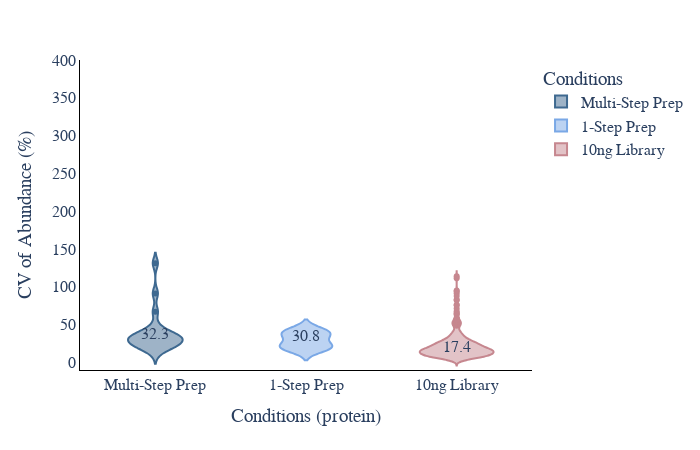

Notebook code cell kept with this figure:
### Code cell
# CV violin plot
plot_options={    
        "median label": "True", #only works for total and MS2, can be found in CV_summary if you set WRITE_OUTPUT = True
        "box": False,
        "X Title": "Conditions (protein)",
        "Y Title": "CV of Abundance (%)",
        "color": ["#3E6990", "#7aa8e6","#C6878F", "#fac8d3","#AABD8C", "#E9E3B4",  "#F39B6D", "#C6878F", "pink",
                  "orange", "brown", "pink", "gray", "olive", "cyan", "black","red",
                  "yellow","green","blue","indigo","violet"],
        "width": 700,
        "height": 450,
        "font": dict(size=16, family="Arial black"),
        "ylimits": [-10, 400],
        "CV mode": "MS2",#grouped, total, MS2, grouped_stacked, stacked
        "Group By X": "Gradient Length", #ID_Mode does MS2 vs MBR
        "Group By Color": "Acquisition Mode",#ID_Mode does MS2 vs MBR
        "Group By Stack": "ID_Mode" #ID_Mode does MS2 vs MBR
    }
plot_options["plot_type"] = 1 # 1 is protein, 2 is peptide
figure, _, _ =CV_plots(data_obj, plot_options, saved_settings,username="20min")
figure.show()

### Figure 1 — Plotly figure (JSON) as saved in the notebook; plotly's stock layout.template omitted (floating-point values rounded to 4 significant figures; data arrays with more than 128 entries replaced by an {"elided": "..."} marker saying what was removed)
{"data": [{"alignmentgroup": "True", "box": {"visible": false}, "hovertemplate": "Conditions=%{x}<br>CV=%{y}<extra></extra>", "legendgroup": "Multi-Step Prep", "marker": {"color": "#3E6990"}, "name": "Multi-Step Prep", "offsetgroup": "Multi-Step Prep", "orientation": "v", "scalegroup": "True", "showlegend": true, "type": "violin", "x": ["Multi-Step Prep", "Multi-Step Prep", "Multi-Step Prep", "Multi-Step Prep", "Multi-Step Prep", "Multi-Step Prep", "Multi-Step Prep", "Multi-Step Prep", "Multi-Step Prep", "Multi-Step Prep", "Multi-Step Prep", "Multi-Step Prep", "Multi-Step Prep", "Multi-Step Prep", "Multi-Step Prep", "Multi-Step Prep", "Multi-Step Prep", "Multi-Step Prep", "Multi-Step Prep", "Multi-Step Prep"], "x0": " ", "xaxis": "x", "y": [12.25, 34.68, 19.94, 30.39, 23.22, 35.19, 27.32, 32.05, 131.3, 39.96, 20.54, 28.02, 39.45, 32.49, 21.91, 23.94, 91.24, 48.0, 67.15, 34.77], "y0": " ", "yaxis": "y"}, {"alignmentgroup": "True", "box": {"visible": false}, "hovertemplate": "Conditions=%{x}<br>CV=%{y}<extra></extra>", "legendgroup": "1-Step Prep", "marker": {"color": "#7aa8e6"}, "name": "1-Step Prep", "offsetgroup": "1-Step Prep", "orientation": "v", "scalegroup": "True", "showlegend": true, "type": "violin", "x": ["1-Step Prep", "1-Step Prep", "1-Step Prep", "1-Step Prep", "1-Step Prep", "1-Step Prep", "1-Step Prep", "1-Step Prep", "1-Step Prep", "1-Step Prep", "1-Step Prep", "1-Step Prep"], "x0": " ", "xaxis": "x", "y": [16.13, 19.1, 39.53, 30.75, 20.98, 20.91, 32.91, 21.49, 43.4, 38.33, 42.04, null], "y0": " ", "yaxis": "y"}, {"alignmentgroup": "True", "box": {"visible": false}, "hovertemplate": "Conditions=%{x}<br>CV=%{y}<extra></extra>", "legendgroup": "10ng Library", "marker": {"color": "#C6878F"}, "name": "10ng Library", "offsetgroup": "10ng Library", "orientation": "v", "scalegroup": "True", "showlegend": true, "type": "violin", "x": {"elided": "582 str values"}, "x0": " ", "xaxis": "x", "y": {"elided": "582 float values"}, "y0": " ", "yaxis": "y"}], "layout": {"annotations": [{"showarrow": false, "text": "30.8", "x": "1-Step Prep", "y": 35.36}, {"showarrow": false, "text": "17.4", "x": "10ng Library", "y": 19.97}, {"showarrow": false, "text": "32.3", "x": "Multi-Step Prep", "y": 37.11}], "font": {"family": "Arial black", "size": 16}, "height": 450, "legend": {"title": {"text": "Conditions"}, "tracegroupgap": 0}, "margin": {"t": 60}, "paper_bgcolor": "white", "plot_bgcolor": "white", "showlegend": true, "violinmode": "overlay", "width": 700, "xaxis": {"anchor": "y", "categoryarray": ["Multi-Step Prep", "1-Step Prep", "10ng Library"], "categoryorder": "array", "domain": [0, 1], "linecolor": "black", "linewidth": 1, "showline": true, "title": {"text": "Conditions (protein)"}}, "yaxis": {"anchor": "x", "domain": [0, 1], "linecolor": "black", "linewidth": 1, "range": [-10, 400], "showline": true, "title": {"text": "CV of Abundance (%)"}}}}
